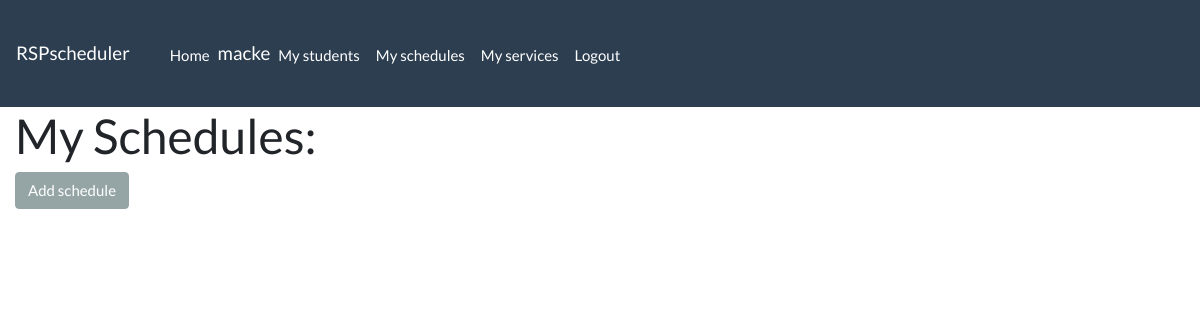
The page /app/schedulelist/ (signed in) on the database as committed earlier.
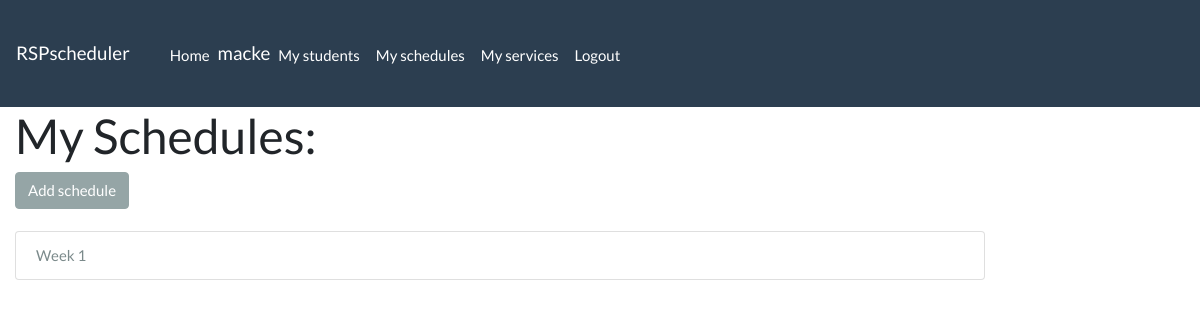
The same page on the database as committed later.
### app/models.py (models this page shows, shortened)
class Schedule(models.Model):
    title = models.CharField(max_length=200, help_text='Enter title for this schedule')
    start_date = models.DateField(null=True, blank=True)
    end_date = models.DateField(null=True, blank=True)
    teacher = models.ForeignKey(User, on_delete=models.CASCADE, null=True)
    active = models.BooleanField(default=False)
    def get_absolute_url(self):
        return reverse('schedule-detail', args=[str(self.id)])

### app/views.py (the view)
# urls.py: path('schedulelist/', staff_member_required(views.ScheduleListView.as_view()), name='schedule-list'),
class ScheduleListView(LoginRequiredMixin, generic.ListView):
    login_url = '/accounts/login/'
    model = Schedule
    def get_queryset(self):
        return Schedule.objects.filter(teacher=self.request.user)

### app/templates/app/schedule_list.html
{% extends "base_template.html" %}
{% block content %}
    <h1>My Schedules: </h1>
    <form action="{% url 'create-schedule' %}">
        <button type="submit" class="btn btn-secondary">Add schedule</button>
    </form>
    <br>
    {% if schedule_list %}
    <div class="list-group">
        {% for schedule in schedule_list %}
            <a href="{{schedule.get_absolute_url}}" class="list-group-item list-group-item-action">{{schedule.title}}</a>
        {% endfor %}
    </div>
    {% endif %}
{% endblock %}

Rows that differ between the two databases and show on the page:
added Schedule: title "Week 1"
